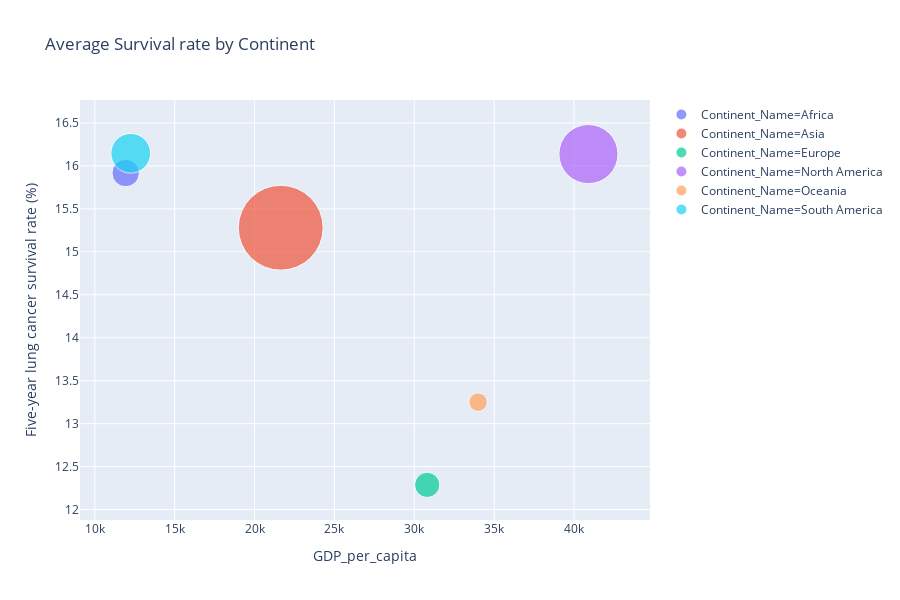

The notebook cell saved with this chart:
### Code cell
fig = px.scatter(df3_gdp, x="GDP_per_capita", y="Five-year lung cancer survival rate (%)", size="Total_pop", color="Continent_Name",
           hover_name="Continent_Name", size_max=60,title="Average Survival rate by Continent ")
fig.show()

### Figure 1 — Plotly figure (JSON) as saved in the notebook; plotly's stock layout.template omitted (floating-point values rounded to 4 significant figures)
{"data": [{"hoverlabel": {"namelength": 0}, "hovertemplate": "<b>%{hovertext}</b><br><br>Continent_Name=Africa<br>GDP_per_capita=%{x}<br>Five-year lung cancer survival rate (%)=%{y}<br>Total_pop=%{marker.size}", "hovertext": ["Africa"], "legendgroup": "Continent_Name=Africa", "marker": {"color": "#636efa", "size": [26480000.0], "sizemode": "area", "sizeref": 70330.0, "symbol": "circle"}, "mode": "markers", "name": "Continent_Name=Africa", "showlegend": true, "type": "scatter", "x": [11930.0], "xaxis": "x", "y": [15.92], "yaxis": "y"}, {"hoverlabel": {"namelength": 0}, "hovertemplate": "<b>%{hovertext}</b><br><br>Continent_Name=Asia<br>GDP_per_capita=%{x}<br>Five-year lung cancer survival rate (%)=%{y}<br>Total_pop=%{marker.size}", "hovertext": ["Asia"], "legendgroup": "Continent_Name=Asia", "marker": {"color": "#EF553B", "size": [253200000.0], "sizemode": "area", "sizeref": 70330.0, "symbol": "circle"}, "mode": "markers", "name": "Continent_Name=Asia", "showlegend": true, "type": "scatter", "x": [21640.0], "xaxis": "x", "y": [15.28], "yaxis": "y"}, {"hoverlabel": {"namelength": 0}, "hovertemplate": "<b>%{hovertext}</b><br><br>Continent_Name=Europe<br>GDP_per_capita=%{x}<br>Five-year lung cancer survival rate (%)=%{y}<br>Total_pop=%{marker.size}", "hovertext": ["Europe"], "legendgroup": "Continent_Name=Europe", "marker": {"color": "#00cc96", "size": [22400000.0], "sizemode": "area", "sizeref": 70330.0, "symbol": "circle"}, "mode": "markers", "name": "Continent_Name=Europe", "showlegend": true, "type": "scatter", "x": [30810.0], "xaxis": "x", "y": [12.29], "yaxis": "y"}, {"hoverlabel": {"namelength": 0}, "hovertemplate": "<b>%{hovertext}</b><br><br>Continent_Name=North America<br>GDP_per_capita=%{x}<br>Five-year lung cancer survival rate (%)=%{y}<br>Total_pop=%{marker.size}", "hovertext": ["North America"], "legendgroup": "Continent_Name=North America", "marker": {"color": "#ab63fa", "size": [123074838], "sizemode": "area", "sizeref": 70330.0, "symbol": "circle"}, "mode": "markers", "name": "Continent_Name=North America", "showlegend": true, "type": "scatter", "x": [40900.0], "xaxis": "x", "y": [16.14], "yaxis": "y"}, {"hoverlabel": {"namelength": 0}, "hovertemplate": "<b>%{hovertext}</b><br><br>Continent_Name=Oceania<br>GDP_per_capita=%{x}<br>Five-year lung cancer survival rate (%)=%{y}<br>Total_pop=%{marker.size}", "hovertext": ["Oceania"], "legendgroup": "Continent_Name=Oceania", "marker": {"color": "#FFA15A", "size": [12200000.0], "sizemode": "area", "sizeref": 70330.0, "symbol": "circle"}, "mode": "markers", "name": "Continent_Name=Oceania", "showlegend": true, "type": "scatter", "x": [33990.0], "xaxis": "x", "y": [13.25], "yaxis": "y"}, {"hoverlabel": {"namelength": 0}, "hovertemplate": "<b>%{hovertext}</b><br><br>Continent_Name=South America<br>GDP_per_capita=%{x}<br>Five-year lung cancer survival rate (%)=%{y}<br>Total_pop=%{marker.size}", "hovertext": ["South America"], "legendgroup": "Continent_Name=South America", "marker": {"color": "#19d3f3", "size": [55600000.0], "sizemode": "area", "sizeref": 70330.0, "symbol": "circle"}, "mode": "markers", "name": "Continent_Name=South America", "showlegend": true, "type": "scatter", "x": [12250.0], "xaxis": "x", "y": [16.15], "yaxis": "y"}], "layout": {"height": 600, "legend": {"itemsizing": "constant", "tracegroupgap": 0}, "title": {"text": "Average Survival rate by Continent "}, "xaxis": {"anchor": "y", "domain": [0, 1], "title": {"text": "GDP_per_capita"}}, "yaxis": {"anchor": "x", "domain": [0, 1], "title": {"text": "Five-year lung cancer survival rate (%)"}}}}
